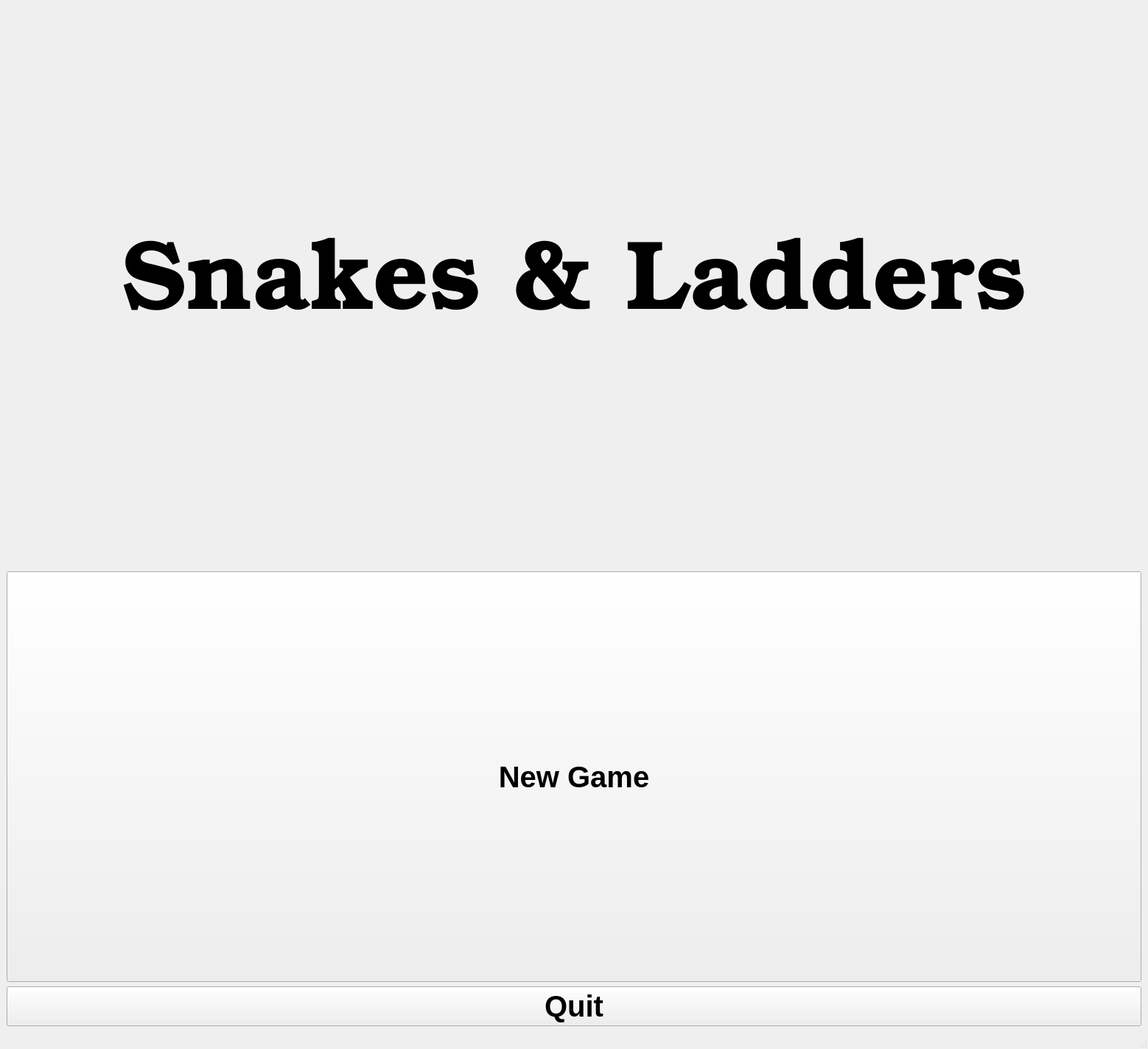
<?xml version="1.0" encoding="UTF-8"?>
<ui version="4.0">
 <class>introduction</class>
 <widget class="QMainWindow" name="introduction">
  <property name="geometry">
   <rect>
    <x>0</x>
    <y>0</y>
    <width>1558</width>
    <height>1423</height>
   </rect>
  </property>
  <property name="windowTitle">
   <string>introduction</string>
  </property>
  <widget class="QWidget" name="centralwidget">
   <layout class="QVBoxLayout" name="verticalLayout">
    <item>
     <widget class="QLabel" name="label_2">
      <property name="font">
       <font>
        <pointsize>200</pointsize>
       </font>
      </property>
      <property name="text">
       <string/>
      </property>
     </widget>
    </item>
    <item>
     <widget class="QLabel" name="label">
      <property name="sizePolicy">
       <sizepolicy hsizetype="Expanding" vsizetype="Preferred">
        <horstretch>0</horstretch>
        <verstretch>0</verstretch>
       </sizepolicy>
      </property>
      <property name="font">
       <font>
        <family>URW Bookman L</family>
        <pointsize>100</pointsize>
        <weight>75</weight>
        <bold>true</bold>
       </font>
      </property>
      <property name="text">
       <string>Snakes &amp; Ladders</string>
      </property>
      <property name="alignment">
       <set>Qt::AlignCenter</set>
      </property>
     </widget>
    </item>
    <item>
     <widget class="QLabel" name="label_3">
      <property name="font">
       <font>
        <pointsize>350</pointsize>
       </font>
      </property>
      <property name="text">
       <string/>
      </property>
     </widget>
    </item>
    <item>
     <widget class="QPushButton" name="pushButton">
      <property name="sizePolicy">
       <sizepolicy hsizetype="Expanding" vsizetype="Expanding">
        <horstretch>0</horstretch>
        <verstretch>0</verstretch>
       </sizepolicy>
      </property>
      <property name="font">
       <font>
        <pointsize>30</pointsize>
        <weight>75</weight>
        <bold>true</bold>
       </font>
      </property>
      <property name="text">
       <string>New Game</string>
      </property>
     </widget>
    </item>
    <item>
     <widget class="QPushButton" name="pushButton_2">
      <property name="font">
       <font>
        <pointsize>30</pointsize>
        <weight>75</weight>
        <bold>true</bold>
       </font>
      </property>
      <property name="text">
       <string>Quit</string>
      </property>
     </widget>
    </item>
   </layout>
  </widget>
  <widget class="QMenuBar" name="menubar">
   <property name="geometry">
    <rect>
     <x>0</x>
     <y>0</y>
     <width>1558</width>
     <height>25</height>
    </rect>
   </property>
  </widget>
  <widget class="QStatusBar" name="statusbar"/>
 </widget>
 <resources/>
 <connections/>
</ui>
